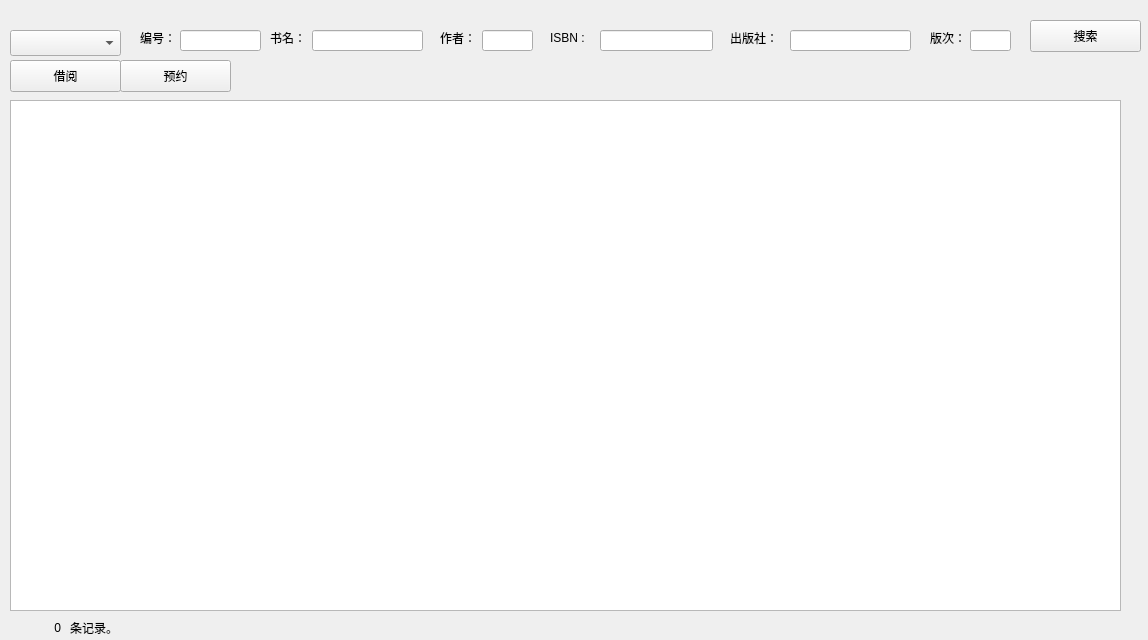
<?xml version="1.0" encoding="UTF-8"?>
<ui version="4.0">
 <class>Search</class>
 <widget class="QWidget" name="Search">
  <property name="geometry">
   <rect>
    <x>0</x>
    <y>0</y>
    <width>1148</width>
    <height>640</height>
   </rect>
  </property>
  <property name="windowTitle">
   <string>Form</string>
  </property>
  <widget class="QLineEdit" name="tf_author">
   <property name="geometry">
    <rect>
     <x>482</x>
     <y>30</y>
     <width>51</width>
     <height>21</height>
    </rect>
   </property>
  </widget>
  <widget class="QLineEdit" name="tf_name">
   <property name="geometry">
    <rect>
     <x>312</x>
     <y>30</y>
     <width>111</width>
     <height>21</height>
    </rect>
   </property>
  </widget>
  <widget class="QLineEdit" name="tf_id">
   <property name="geometry">
    <rect>
     <x>180</x>
     <y>30</y>
     <width>81</width>
     <height>21</height>
    </rect>
   </property>
  </widget>
  <widget class="QLineEdit" name="tf_isbn">
   <property name="geometry">
    <rect>
     <x>600</x>
     <y>30</y>
     <width>113</width>
     <height>21</height>
    </rect>
   </property>
  </widget>
  <widget class="QLineEdit" name="tf_press">
   <property name="geometry">
    <rect>
     <x>790</x>
     <y>30</y>
     <width>121</width>
     <height>21</height>
    </rect>
   </property>
  </widget>
  <widget class="QLineEdit" name="tf_edition">
   <property name="geometry">
    <rect>
     <x>970</x>
     <y>30</y>
     <width>41</width>
     <height>21</height>
    </rect>
   </property>
  </widget>
  <widget class="QPushButton" name="btn_search">
   <property name="geometry">
    <rect>
     <x>1030</x>
     <y>20</y>
     <width>111</width>
     <height>32</height>
    </rect>
   </property>
   <property name="text">
    <string>搜索</string>
   </property>
  </widget>
  <widget class="QLabel" name="label">
   <property name="geometry">
    <rect>
     <x>140</x>
     <y>30</y>
     <width>31</width>
     <height>16</height>
    </rect>
   </property>
   <property name="text">
    <string>编号：</string>
   </property>
  </widget>
  <widget class="QLabel" name="label_2">
   <property name="geometry">
    <rect>
     <x>270</x>
     <y>30</y>
     <width>31</width>
     <height>16</height>
    </rect>
   </property>
   <property name="text">
    <string>书名：</string>
   </property>
  </widget>
  <widget class="QLabel" name="label_3">
   <property name="geometry">
    <rect>
     <x>440</x>
     <y>30</y>
     <width>31</width>
     <height>16</height>
    </rect>
   </property>
   <property name="text">
    <string>作者：</string>
   </property>
  </widget>
  <widget class="QLabel" name="label_5">
   <property name="geometry">
    <rect>
     <x>550</x>
     <y>30</y>
     <width>41</width>
     <height>16</height>
    </rect>
   </property>
   <property name="text">
    <string>ISBN :</string>
   </property>
  </widget>
  <widget class="QLabel" name="label_6">
   <property name="geometry">
    <rect>
     <x>930</x>
     <y>30</y>
     <width>31</width>
     <height>16</height>
    </rect>
   </property>
   <property name="text">
    <string>版次：</string>
   </property>
  </widget>
  <widget class="QLabel" name="label_7">
   <property name="geometry">
    <rect>
     <x>730</x>
     <y>30</y>
     <width>51</width>
     <height>16</height>
    </rect>
   </property>
   <property name="text">
    <string>出版社：</string>
   </property>
  </widget>
  <widget class="QComboBox" name="cb_ztid">
   <property name="geometry">
    <rect>
     <x>10</x>
     <y>30</y>
     <width>111</width>
     <height>26</height>
    </rect>
   </property>
  </widget>
  <widget class="QTableView" name="tableView">
   <property name="geometry">
    <rect>
     <x>10</x>
     <y>100</y>
     <width>1111</width>
     <height>511</height>
    </rect>
   </property>
  </widget>
  <widget class="QLabel" name="label_4">
   <property name="geometry">
    <rect>
     <x>70</x>
     <y>620</y>
     <width>59</width>
     <height>16</height>
    </rect>
   </property>
   <property name="text">
    <string>条记录。</string>
   </property>
  </widget>
  <widget class="QLabel" name="lb_count">
   <property name="geometry">
    <rect>
     <x>20</x>
     <y>620</y>
     <width>41</width>
     <height>16</height>
    </rect>
   </property>
   <property name="text">
    <string>0</string>
   </property>
   <property name="alignment">
    <set>Qt::AlignRight|Qt::AlignTrailing|Qt::AlignVCenter</set>
   </property>
  </widget>
  <widget class="QPushButton" name="btn_borrow">
   <property name="geometry">
    <rect>
     <x>10</x>
     <y>60</y>
     <width>111</width>
     <height>32</height>
    </rect>
   </property>
   <property name="text">
    <string>借阅</string>
   </property>
  </widget>
  <widget class="QPushButton" name="btn_booking">
   <property name="geometry">
    <rect>
     <x>120</x>
     <y>60</y>
     <width>111</width>
     <height>32</height>
    </rect>
   </property>
   <property name="text">
    <string>预约</string>
   </property>
  </widget>
 </widget>
 <resources/>
 <connections/>
</ui>
